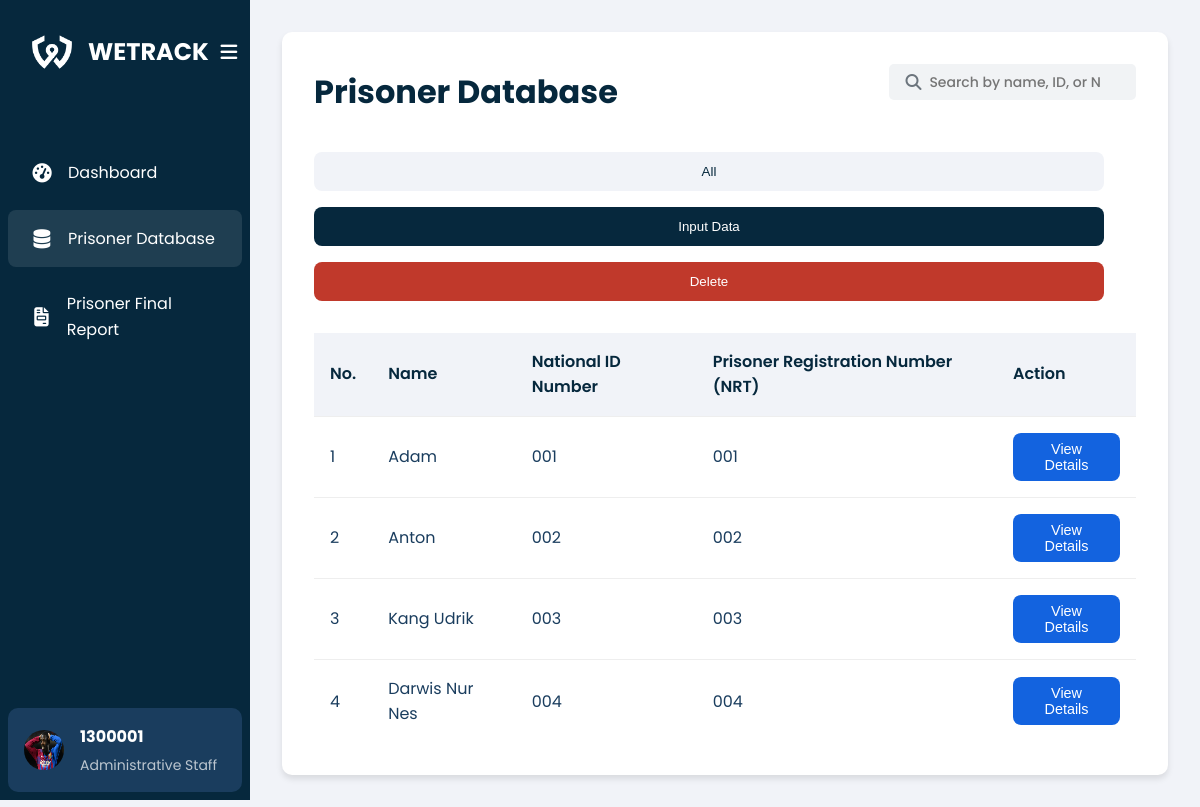
Page /lapas/pages/data.php (signed in) on the earlier database version.
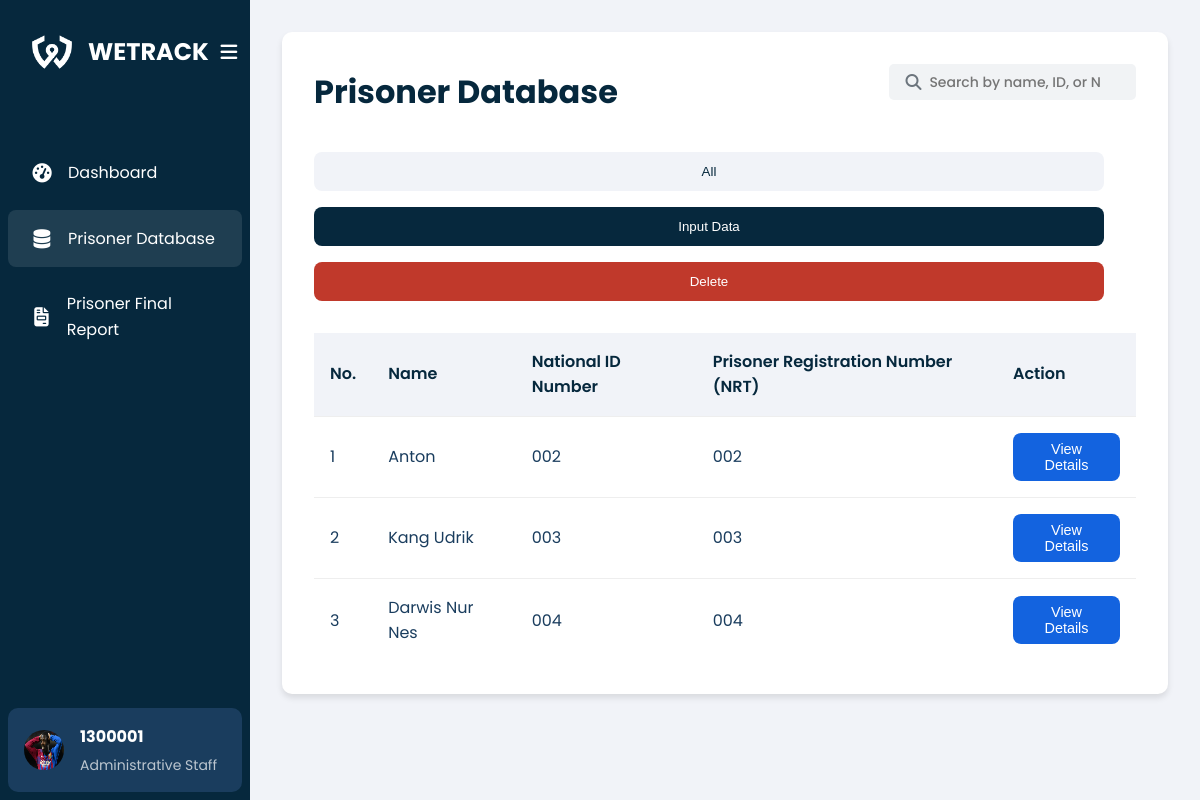
Same page on the later database version.
### tables this page shows
CREATE TABLE `mantan_narapidana` (
  `id` int(11) NOT NULL,
  `fileInput` varchar(255) DEFAULT NULL,
  `nik` varchar(20) DEFAULT NULL,
  `nrt` varchar(20) DEFAULT NULL,
  `nama` varchar(100) DEFAULT NULL,
  `dateBirth` date DEFAULT NULL,
  `address` text DEFAULT NULL,
  `gender` enum('male','female') DEFAULT NULL,
  `nationality` varchar(100) DEFAULT NULL,
  `crime` enum('TwA','Ot','Fraud','Assault','NO','Embezzlement','MvT','Robbery','Brawling') DEFAULT NULL,
  `case` text DEFAULT NULL,
  `punishment` varchar(100) DEFAULT NULL,
  `releaseDate` date DEFAULT NULL,
  `report` text DEFAULT NULL,
  `action` tinyint(1) DEFAULT NULL COMMENT '1 for accept, 0 for reject',
  `created_at` timestamp NOT NULL DEFAULT current_timestamp(),
  `prisoner_type` enum('houseArrest','cityPrisoner') DEFAULT NULL,
  `geofence_type` enum('houseArrest','cityPrisoner') DEFAULT NULL,
  `geofence_radius` float DEFAULT NULL,
  `geofence_lat` decimal(10,8) DEFAULT NULL,
  `geofence_lng` decimal(11,8) DEFAULT NULL,
  `geofence_city_district` varchar(100) DEFAULT NULL,
  `radiusFence` float DEFAULT NULL,
  `centerLat` float DEFAULT NULL,
  `centerLng` float DEFAULT NULL,
  `city_district` varchar(100) DEFAULT NULL,
  `last_login` timestamp NOT NULL DEFAULT current_timestamp() ON UPDATE current_timestamp()
);

### lapas/pages/data.php (the view, shortened to what this page needs)
<?php
require __DIR__ . '/../../config/connection.php';
$user_id = $_SESSION['user_id'];
$query = "SELECT id, profile_picture FROM users WHERE id = ?";
$stmt = $conn->prepare($query);
$stmt->bind_param("i", $user_id);
$stmt->execute();
$stmt->bind_result($id, $profile_picture);
require_once 'utils/activity_logger.php';
?>
<!DOCTYPE html>
<html lang="en">
<head>
    <link rel="stylesheet" type="text/css" href="/wetrack/lapas/css/data.css">
    <link rel="stylesheet" href="https://cdnjs.cloudflare.com/ajax/libs/font-awesome/6.4.0/css/all.min.css">
</head>
<body>
    <div class="container">
        <aside class="sidebar">
            <div class="sidebar-header">
                <div class="logo">
                    <img src="/wetrack/Lapas/Image/wetrack-logo-white.png" alt="WETRACK Logo">
                    <h1 class="logo-text">WETRACK</h1>
                </div>
                <button id="toggle-sidebar" class="toggle-sidebar">
                    <i class="fas fa-bars"></i>
                </button>
            </div>
            <nav class="nav-links">
                <ul>
                    <li><a href="/wetrack/lapas/pages/home.php"><i class="fas fa-tachometer-alt"></i>
                            <span>Dashboard</span></a></li>
                    <li class="active"><a href="/wetrack/Lapas/pages/data.php"><i class="fas fa-database"></i>
                            <span>Prisoner Database</span></a></li>
                    <li><a href="/wetrack/Lapas/pages/Laporan.php"><i class="fas fa-file-invoice"></i><span>Prisoner Final Report</span></a></li>
                </ul>
            </nav>
            <div class="user-profile">
                <img src="<?php echo $profile_picture; ?>" alt="Profile picture" width="40" height="40">
                <div class="user-info">
                    <h2><?php echo htmlspecialchars($id); ?></h2>
                    <p>Administrative Staff</p>
                </div>
            </div>
        </aside>
        <main class="content">
            <div class="content-container">
                <div class="content-header">
                    <h1>Prisoner Database</h1>
                    <div class="search-bar">
                        <i class="fas fa-search"></i>
                        <input type="text" id="searchInput" placeholder="Search by name, ID, or NRT">
                    </div>
                </div>
                <div class="button-group">
                    <button class="btn btn-primary" id="showTableBtn">All</button>
                    <button class="btn btn-secondary" id="showInputBtn">Input Data</button>
                    <button class="delete-btn" id="delete-btn">Delete</button>
                </div>
                <div class="table-container">
                    <table>
                        <thead>
                            <tr>
                                <th>No.</th>
                                <th>Name</th>
                                <th>National ID Number</th>
                                <th>Prisoner Registration Number (NRT)</th>
                                <th>Action</th>
                            </tr>
                        </thead>
                        <tbody>
                            <?php
                            $result = mysqli_query($conn, "SELECT mn.id, mn.nama, mn.nik, mn.nrt
                               FROM mantan_narapidana mn
                               LEFT JOIN final_report fr ON mn.nik = fr.nik AND mn.nrt = fr.nrt
                               WHERE fr.id IS NULL
                               ORDER BY mn.id ASC");
                            $i = 1;
                            while ($row = mysqli_fetch_assoc($result)) {
                                echo "<tr>";
                                echo "<td>" . $i . "</td>";
                                echo "<td>" . $row['nama'] . "</td>";
                                echo "<td>" . $row['nik'] . "</td>";
                                echo "<td>" . $row['nrt'] . "</td>";
                                echo "<td><button class='btn btn-action' data-id='" . $row['id'] . "'>View Details</button></td>";
                                echo "</tr>";
                                $i++;
                            }
                            ?>
                        </tbody>
                    </table>
                </div>
            </div>
        </main>
    </div>
</body>
</html>

Differences in the rows shown:
no longer on this page (row edited): mantan_narapidana: nama "Adam", nik "001", nrt "001"
